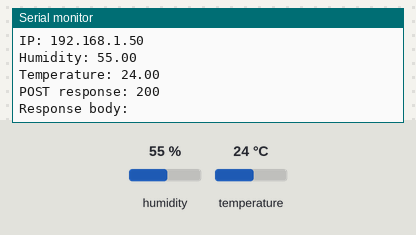
Recording of a program running on a simulated ESP32. Shown: the last lines printed to the serial monitor. Inputs (shaded band) come from the test bench; at power-on: humidity 55 %, temperature 24 °C. WiFi joins after 1.5 s; servers stay silent unless stated; uploads are accepted with an empty reply.

Above: at 2.7 s.
2.8 s: humidity set to 22 %
At 11.87 s:
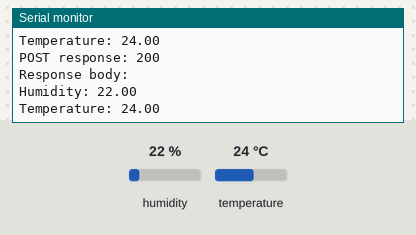
13.0 s: temperature set to 12 °C
At 22.9 s:
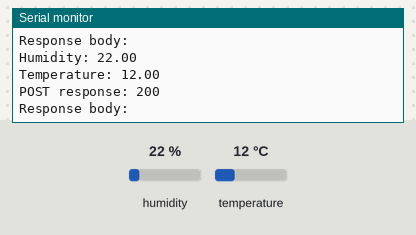
23.2 s: humidity set to 40 %
At 32.28 s:
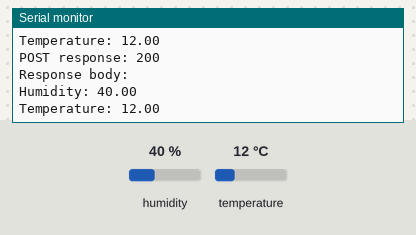
Timing chart, 0 to 33.8 s (numbered marks = the images above; inputs shaded):
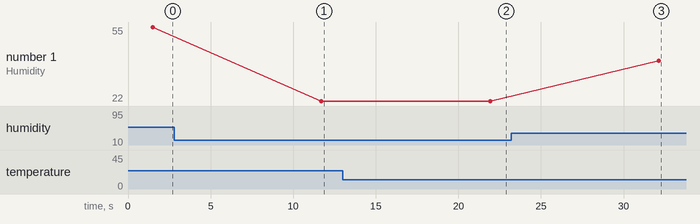

The program:

main.cpp
```cpp
#include <WiFi.h>
#include <HTTPClient.h>
#include "DHT.h"

#define DHTPIN 12
#define DHTTYPE DHT22

#define WIFI_SSID "Wokwi-GUEST"
#define WIFI_PASSWORD ""

const char *SERVER_URL = "http://consentient-sanjuanita-corymbosely.ngrok-free.dev/api/iot/environment";
const int USER_ID = 1;

DHT dht(DHTPIN, DHTTYPE);

void setup()
{
  Serial.begin(115200);
  dht.begin();

  WiFi.begin(WIFI_SSID, WIFI_PASSWORD);
  Serial.print("Connecting to WiFi");

  while (WiFi.status() != WL_CONNECTED)
  {
    delay(500);
    Serial.print(".");
  }

  Serial.println("\nWiFi connected");
  Serial.print("IP: ");
  Serial.println(WiFi.localIP());
}

void loop()
{
  float humidity = dht.readHumidity();
  float temperature = dht.readTemperature();

  if (isnan(humidity) || isnan(temperature))
  {
    Serial.println("Failed to read DHT22");
    delay(5000);
    return;
  }

  Serial.print("Humidity: ");
  Serial.println(humidity);

  Serial.print("Temperature: ");
  Serial.println(temperature);

  if (WiFi.status() == WL_CONNECTED)
  {
    HTTPClient http;
    http.begin(SERVER_URL);
    http.addHeader("Content-Type", "application/json");

    String payload = "{";
    payload += "\"userId\":" + String(USER_ID) + ",";
    payload += "\"humidity\":" + String(humidity) + ",";
    payload += "\"temperature\":" + String(temperature);
    payload += "}";

    int responseCode = http.POST(payload);
    Serial.print("POST response: ");
    Serial.println(responseCode);

    String body = http.getString();
    Serial.print("Response body: ");
    Serial.println(body);

    http.end();
  }
  else
  {
    Serial.println("WiFi not connected");
  }

  delay(10000);
}
```

Measured:
- after the input at 2.8 s, the serial monitor: prints a new line after 8.9 s (image 1)
- after the input at 13.0 s, the serial monitor: prints a new line after 8.9 s (image 2)
- after the input at 23.2 s, the serial monitor: prints a new line after 8.9 s (image 3)
- plotted number 1: 55 → 22 after the input at 2.8 s, 22 → 40 after the input at 23.2 s
